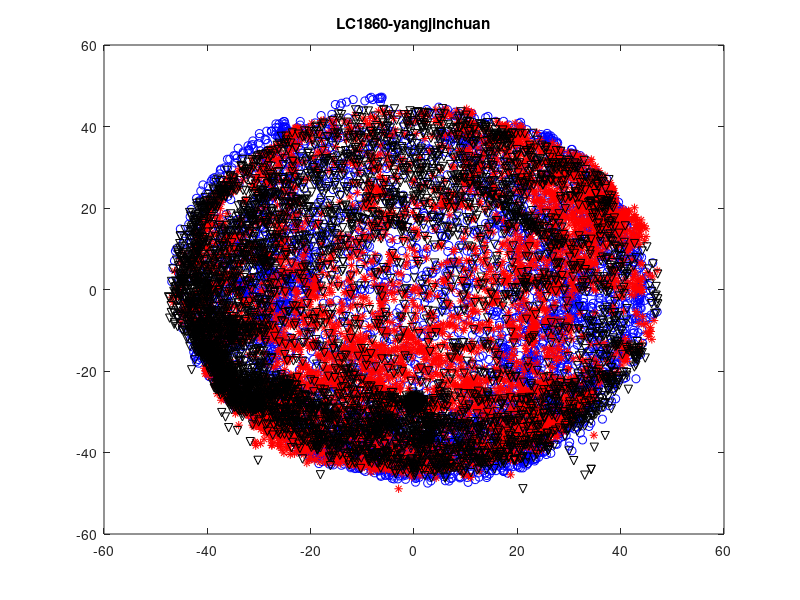
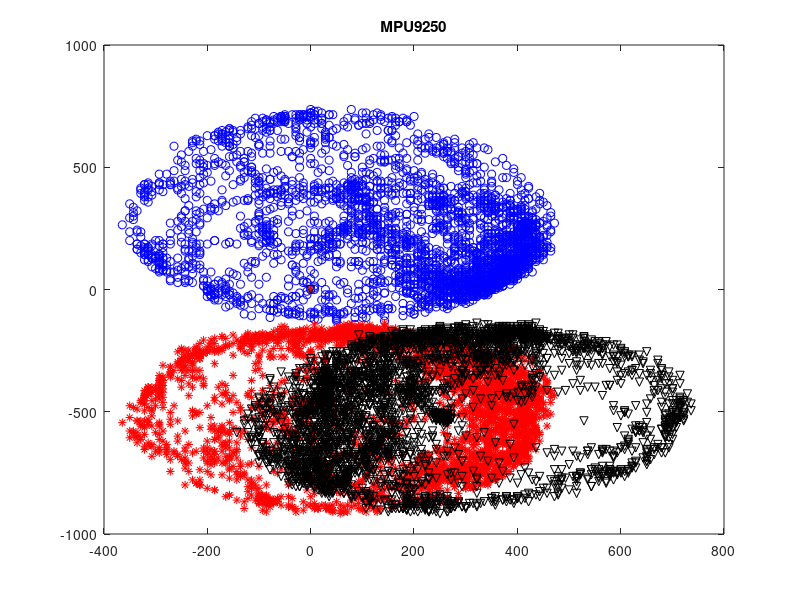
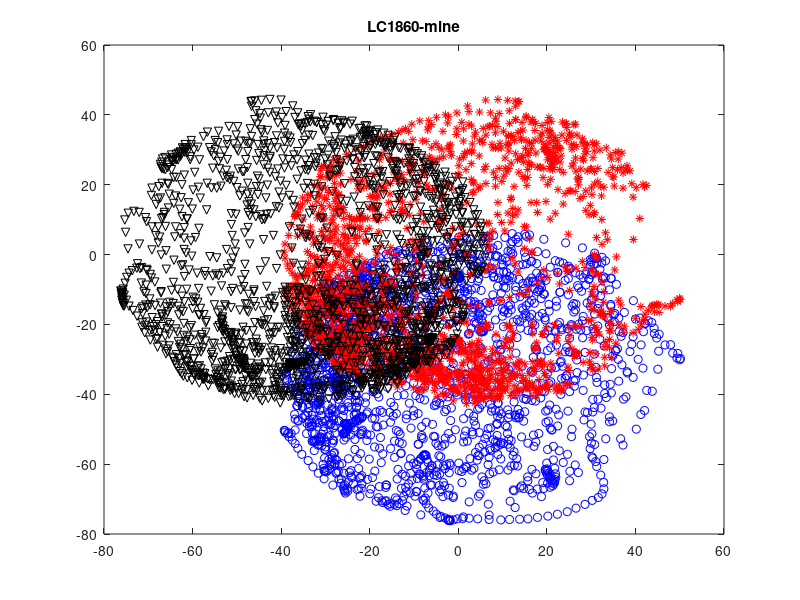

The MATLAB source for these figures, in order:
clear all;
close all;
% LC1860_yangjinchuan mag x-y,x-z,y-z plot
mag = load('Mag_data_04041058_yangjingchuan.txt');
mag_x = mag(:,1);
mag_y = mag(:,2);
mag_z = mag(:,3);
plot(mag_x, mag_y,'bo');
hold on;
plot(mag_x, mag_z,'r*');
hold on;
plot(mag_y, mag_z,'kv');
title('LC1860-yangjinchuan');
% MPU9250 mag x-y,x-z,y-z plot
figure;
mag = load('SaveWindows2018_4_4_14-39-34.TXT');
mag_x = mag(:,1);
mag_y = mag(:,2);
mag_z = mag(:,3);
plot(mag_x, mag_y,'bo');
hold on;
plot(mag_x, mag_z,'r*');
hold on;
plot(mag_y, mag_z,'kv');
title('MPU9250');
% LC1860_mine mag x-y,x-z,y-z plot
figure;
mag = load('Mag_data_04041113mine.txt');
mag_x = mag(:,1);
mag_y = mag(:,2);
mag_z = mag(:,3);
plot(mag_x, mag_y,'bo');
hold on;
plot(mag_x, mag_z,'r*');
hold on;
plot(mag_y, mag_z,'kv');
title('LC1860-mine');
